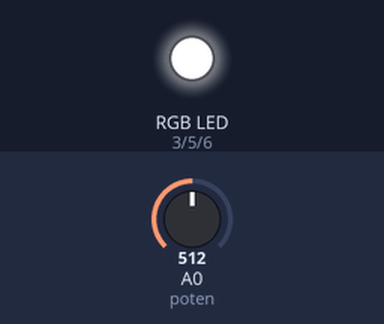
Bench run of a sketch on a simulated Arduino Uno, built with avr-gcc and run on an emulated ATmega328P. Parts: an RGB LED mixed from three pins (HIGH = lit). The inputs (shaded band) are chosen by the test bench; at power-on: A0 (poten) = 512. Dim RGB values are drawn brighter than linear.

Above: at 4.1 s.
4.2 s: A0 (poten) set to 122
At 5.3 s:
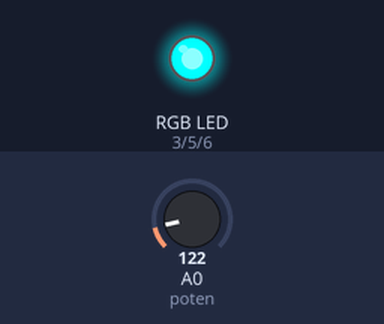
8.4 s: A0 (poten) set to 0
At 8.77 s:
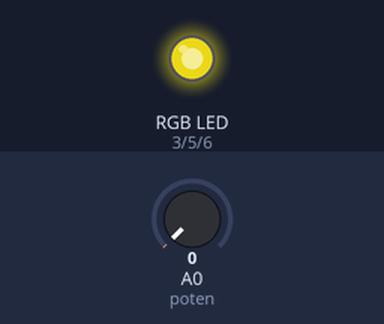
Timing chart, 0 to 18.6 s (numbered marks = the images above; inputs shaded):
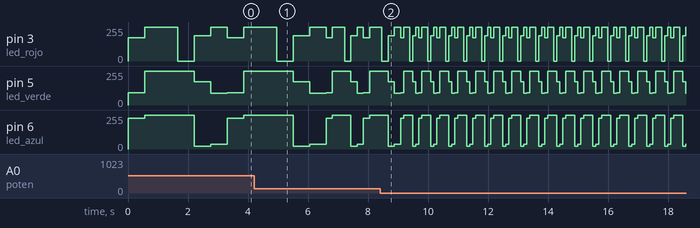

The sketch:

Practica2_p2.ino
```cpp
#define led_rojo 3
#define led_verde 5
#define led_azul 6
#define poten A0
int tiempo;
void setup() {
pinMode(led_rojo, OUTPUT);
pinMode(led_azul, OUTPUT);
pinMode(led_verde, OUTPUT);
}

void loop() {
tiempo = map(analogRead(poten), 0, 1023, 100,1000);
analogWrite(led_rojo, 174);
analogWrite(led_verde, 92);
analogWrite(led_azul, 230);
delay(tiempo);

analogWrite(led_rojo, 255);
analogWrite(led_verde, 255);
analogWrite(led_azul, 255);
delay(tiempo);

analogWrite(led_rojo, 255);
analogWrite(led_verde, 255);
analogWrite(led_azul, 255);
delay(tiempo);

analogWrite(led_rojo, 0);
analogWrite(led_verde, 255);
analogWrite(led_azul, 255);
delay(tiempo);

analogWrite(led_rojo, 189);
analogWrite(led_verde, 174);
analogWrite(led_azul, 20);
delay(tiempo);

analogWrite(led_rojo, 255);
analogWrite(led_verde, 87);
analogWrite(led_azul, 35);
delay(tiempo);
}
```

Measured:
- by itself, pin 5 (led_verde): moves between 87/255 and 255/255, repeating every 2.4 s
- by itself, pin 6 (led_azul): moves between 20/255 and 255/255, repeating every 2.4 s
